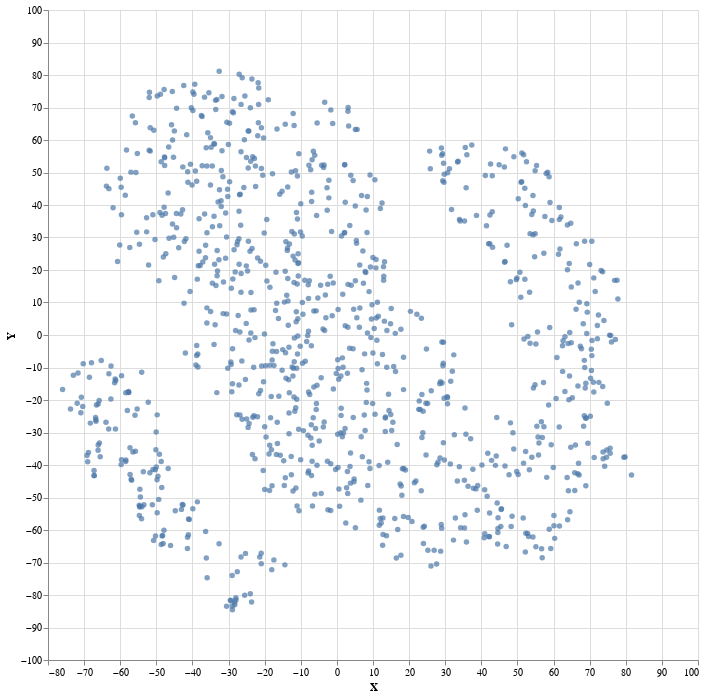

Notebook cell for this chart:
### Code cell
import altair as alt

mask = random.sample(range(n_tokens), 1000)
token_vis = pd.DataFrame(reduced_tokens[mask], columns=['X', 'Y'])
token_vis['TOKEN'] = [vocab[idx] for idx in mask]

alt.Chart(token_vis).mark_circle(size=30).encode(
    x='X',
    y='Y',
    tooltip='TOKEN'
).properties(height=650, width=650).interactive()

### Figure 1 — Vega-Lite specification as saved in the notebook (floating-point values rounded to 4 significant figures; data arrays with more than 128 entries replaced by an {"elided": "..."} marker saying what was removed)
{"config": {"view": {"continuousWidth": 400, "continuousHeight": 300}}, "data": {"name": "data-cdf562a43f16032b109d07c156a2bf2e"}, "mark": {"type": "circle", "size": 30}, "encoding": {"tooltip": {"field": "TOKEN", "type": "nominal"}, "x": {"field": "X", "type": "quantitative"}, "y": {"field": "Y", "type": "quantitative"}}, "height": 650, "selection": {"selector001": {"type": "interval", "bind": "scales", "encodings": ["x", "y"]}}, "width": 650, "$schema": "https://vega.github.io/schema/vega-lite/v4.17.0.json", "datasets": {"data-cdf562a43f16032b109d07c156a2bf2e": {"elided": "1000 records"}}}
